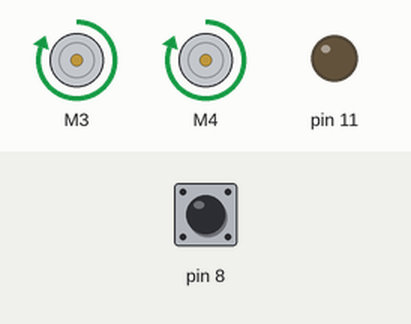
This sketch was run on a simulated Arduino Uno, built with avr-gcc and run on an emulated ATmega328P. Shown: 2 × DC motor (green arrow = forward, orange = backward, longer = faster), output pins drawn as LEDs (lit = HIGH). The test bench sets the inputs (shaded band); at power-on: pin 8 HIGH.

Above: at 0.1 s.
Timing chart, 0 to 1.6 s (numbered marks = the images above):
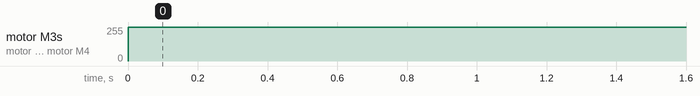

Measured:
- by itself, motor M3, motor M4: stopped → forward 255/255 at 0.00 s

The sketch:

Test_move.ino
```cpp
#include <Adafruit_MotorShield.h>
#include <Wire.h>
#include <Angus_Lib.h>

void setup() {
  // put your setup code here, to run once:
  initialize();
  move(200,DEFAULT_SPEED);
  setMotorSpeed(0,0,BRAKE,BRAKE);
}

void loop() {
  // put your main code here, to run repeatedly:

}
```
